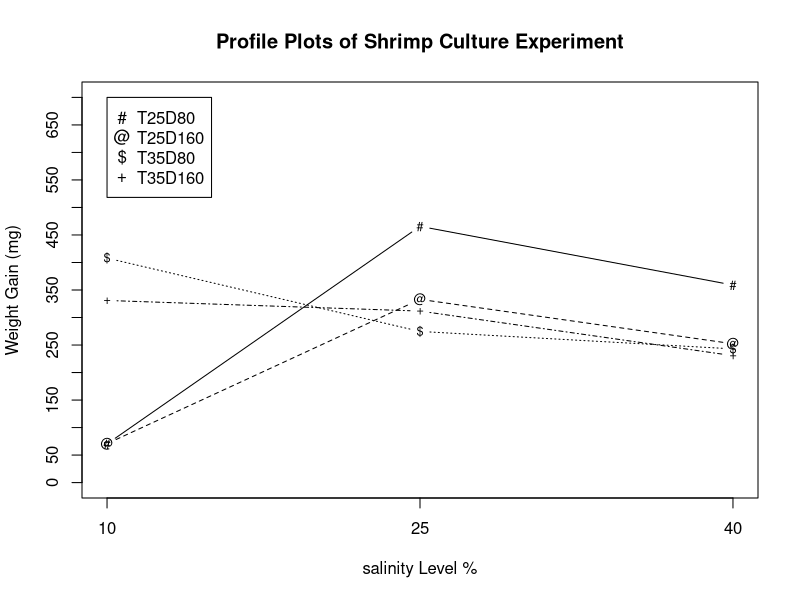

The R script that drew this image:
ms2580 <- c(70.3,465.7,359.0)
ms25160 <- c(70.7,333.0,252.3)
ms3580 <- c(408,274.7,243)
ms35160 <- c(331,311.7,230.7)
ms <- cbind(ms2580,ms25160,ms3580,ms35160)
s <- c(10,25,40)
postscript("u:/meth2/psfiles/Shrimp3wayprofile.ps",horizontal=FALSE)
matplot(s,ms,type="b",xlab="salinity Level %",ylab="Weight Gain (mg)",
        main="Profile Plots of Shrimp Culture Experiment",cex=.75,col="black",
        ylim=c(0,700),lab=c(3,16,5),pch=c("#@$+"),xaxt="n")
axis(side=1,at=c(10,25,40),labels=c(10,25,40))
legend(10,700,pch=c("#@$+"),legend=c("T25D80","T25D160","T35D80","T35D160"))
graphics.off()
